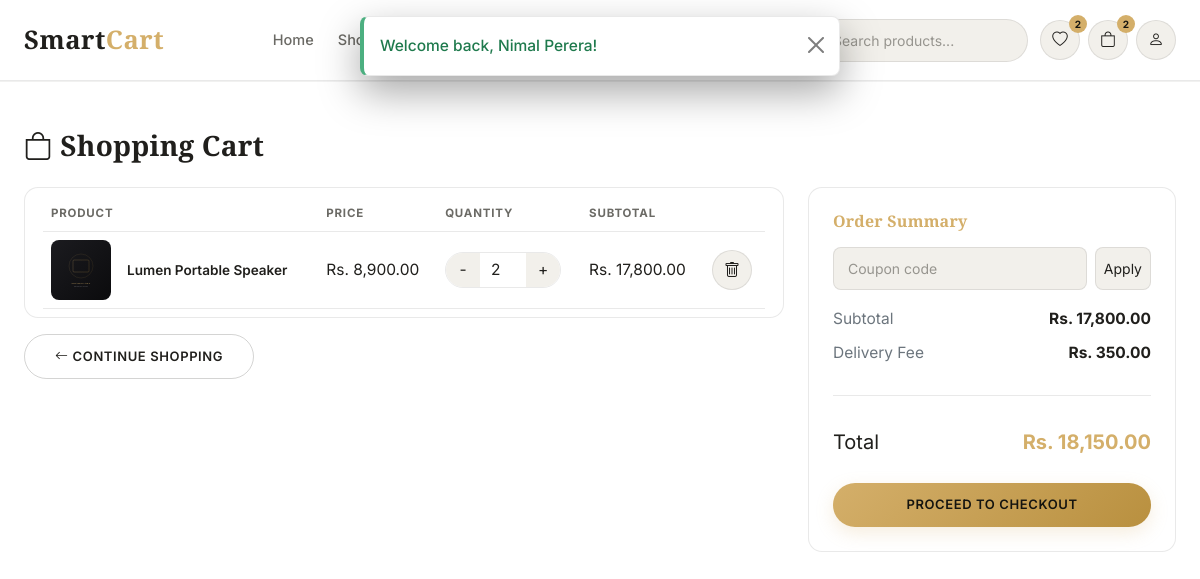
The page /customer/cart.php (signed in) on the database its author committed.
### tables this page shows
CREATE TABLE cart_items (
    cart_item_id INT AUTO_INCREMENT PRIMARY KEY,
    cart_id INT NOT NULL,
    product_id INT NOT NULL,
    quantity INT NOT NULL DEFAULT 1,
    added_at TIMESTAMP NOT NULL DEFAULT CURRENT_TIMESTAMP,
    UNIQUE KEY uniq_cart_product (cart_id, product_id),
    FOREIGN KEY (cart_id) REFERENCES cart(cart_id) ON DELETE CASCADE,
    FOREIGN KEY (product_id) REFERENCES products(product_id) ON DELETE CASCADE
);

CREATE TABLE products (
    product_id INT AUTO_INCREMENT PRIMARY KEY,
    category_id INT NOT NULL,
    brand_id INT DEFAULT NULL,
    product_name VARCHAR(150) NOT NULL,
    slug VARCHAR(180) NOT NULL UNIQUE,
    description TEXT,
    specifications TEXT,
    price DECIMAL(10,2) NOT NULL,
    discount_price DECIMAL(10,2) DEFAULT NULL,
    sku VARCHAR(60) DEFAULT NULL UNIQUE,
    is_featured TINYINT(1) NOT NULL DEFAULT 0,
    is_flash_sale TINYINT(1) NOT NULL DEFAULT 0,
    flash_sale_price DECIMAL(10,2) DEFAULT NULL,
    flash_sale_start DATETIME DEFAULT NULL,
    flash_sale_end DATETIME DEFAULT NULL,
    total_sold INT NOT NULL DEFAULT 0,
    avg_rating DECIMAL(3,2) NOT NULL DEFAULT 0,
    review_count INT NOT NULL DEFAULT 0,
    status ENUM('active','inactive') NOT NULL DEFAULT 'active',
    created_at TIMESTAMP NOT NULL DEFAULT CURRENT_TIMESTAMP,
    updated_at TIMESTAMP NOT NULL DEFAULT CURRENT_TIMESTAMP ON UPDATE CURRENT_TIMESTAMP,
    FOREIGN KEY (category_id) REFERENCES categories(category_id) ON DELETE RESTRICT,
    FOREIGN KEY (brand_id) REFERENCES brands(brand_id) ON DELETE SET NULL,
    INDEX idx_pname (product_name),
    INDEX idx_category (category_id),
    INDEX idx_brand (brand_id),
    INDEX idx_created (created_at),
    FULLTEXT INDEX ft_search (product_name, description)
);

CREATE TABLE product_images (
    image_id INT AUTO_INCREMENT PRIMARY KEY,
    product_id INT NOT NULL,
    image_path VARCHAR(255) NOT NULL,
    is_main TINYINT(1) NOT NULL DEFAULT 0,
    sort_order INT NOT NULL DEFAULT 0,
    created_at TIMESTAMP NOT NULL DEFAULT CURRENT_TIMESTAMP,
    FOREIGN KEY (product_id) REFERENCES products(product_id) ON DELETE CASCADE
);

### config/database.php (called while the page is built, shortened)
<?php
function db(): PDO
{
    static $pdo = null;
    if ($pdo === null) {
        $dsn = 'mysql:host=' . DB_HOST . ';dbname=' . DB_NAME . ';charset=' . DB_CHARSET;
        try {
            $pdo = new PDO($dsn, DB_USER, DB_PASS, [
                PDO::ATTR_ERRMODE            => PDO::ERRMODE_EXCEPTION,
                PDO::ATTR_DEFAULT_FETCH_MODE => PDO::FETCH_ASSOC,
                PDO::ATTR_EMULATE_PREPARES   => false,
            ]);
        } catch (PDOException $e) {
            error_log('Database connection failed: ' . $e->getMessage());
            http_response_code(500);
            die('<div style="font-family:sans-serif;padding:40px;text-align:center">
                    <h2>Service temporarily unavailable</h2>
                    <p>We could not connect to the database. Please check <code>config/database.php</code>
                    and make sure MySQL is running in XAMPP, then try again.</p>
                 </div>');
        }
    }
    return $pdo;
}

### includes/auth.php (called while the page is built, shortened)
<?php
require_once __DIR__ . '/functions.php';
function require_role(string ...$roles): void
{
    if (!has_role(...$roles)) {
        http_response_code(403);
        die('<div style="font-family:sans-serif;padding:60px;text-align:center;background:#111;color:#eee;min-height:100vh">
                <h1 style="color:#d4af6a">403 - Access Denied</h1>
                <p>You do not have permission to view this page.</p>
                <a href="' . BASE_URL . '" style="color:#d4af6a">Return home</a>
             </div>');
    }
}

### customer/cart.php (the view, shortened to what this page needs)
<?php
require_once __DIR__ . '/../includes/auth.php';
require_role('customer');
$user = current_user();
$totals = compute_cart_totals($user['user_id']);
require __DIR__ . '/../includes/header.php';
require __DIR__ . '/../includes/navbar.php';
?>
<div class="sc-container-fluid py-5">
  <h3 class="mb-4"><i class="bi bi-bag me-2"></i>Shopping Cart</h3>
  <?php if (empty($totals['items'])): ?>
    <div class="sc-card text-center py-5">
      <i class="bi bi-bag-x fs-1 text-gold mb-3 d-block"></i>
      <h5>Your cart is empty</h5>
      <p class="text-secondary">Looks like you haven't added anything yet.</p>
      <a href="<?= BASE_URL ?>products/shop.php" class="btn btn-sc-gold">Start Shopping</a>
    </div>
  <?php else: ?>
  <div class="row g-4">
    <div class="col-lg-8">
      <div class="sc-table-wrap">
        <table class="table align-middle mb-0">
          <thead class="sc-thead"><tr><th>Product</th><th>Price</th><th>Quantity</th><th>Subtotal</th><th></th></tr></thead>
          <tbody>
            <?php foreach ($totals['items'] as $item): ?>
              <tr class="js-cart-row" data-item-id="<?= $item['cart_item_id'] ?>">
                <td>
                  <div class="d-flex align-items-center gap-3">
                    <img src="<?= e(product_main_image($item['product_id'])) ?>" style="width:60px;height:60px;object-fit:cover;border-radius:8px">
                    <div>
                      <a href="<?= BASE_URL ?>products/product-details.php?slug=<?= e($item['slug']) ?>" class="small fw-semibold" style="color:var(--sc-white)"><?= e($item['product_name']) ?></a>
                    </div>
                  </div>
                </td>
                <td><?= money($item['unit_price']) ?></td>
                <td>
                  <div class="sc-quantity">
                    <button type="button" class="js-qty-step" data-dir="down">-</button>
                    <input type="number" class="js-cart-qty" data-item-id="<?= $item['cart_item_id'] ?>" value="<?= $item['quantity'] ?>" min="1" max="<?= (int)$item['stock_qty'] ?>">
                    <button type="button" class="js-qty-step" data-dir="up">+</button>
                  </div>
                </td>
                <td class="js-cart-subtotal" data-item-id="<?= $item['cart_item_id'] ?>"><?= money($item['line_total']) ?></td>
                <td><button class="btn btn-sc-icon js-cart-remove" data-item-id="<?= $item['cart_item_id'] ?>"><i class="bi bi-trash"></i></button></td>
              </tr>
            <?php endforeach; ?>
          </tbody>
        </table>
      </div>
      <a href="<?= BASE_URL ?>products/shop.php" class="btn btn-sc-outline mt-3"><i class="bi bi-arrow-left me-1"></i>Continue Shopping</a>
    </div>
    <div class="col-lg-4">
      <div class="sc-card">
        <h6 class="text-gold mb-3">Order Summary</h6>
        <form class="js-coupon-form d-flex gap-2 mb-2">
          <input type="text" name="coupon_code" class="form-control form-control-sm" placeholder="Coupon code" value="<?= e($totals['coupon']['coupon_code'] ?? '') ?>">
          <button class="btn btn-sc-dark btn-sm" type="submit">Apply</button>
        </form>
        <div class="js-order-summary"><?= render_cart_summary_html($totals) ?></div>
        <a href="<?= BASE_URL ?>customer/checkout.php" class="btn btn-sc-gold w-100 mt-4">Proceed to Checkout</a>
      </div>
    </div>
  </div>
  <?php endif; ?>
</div>
<?php require __DIR__ . '/../includes/dash-footer.php'; ?>

### assets/css/style.css (style rules this page uses)
:root { --sc-black: #0b0b0d; --sc-charcoal: #121214; --sc-charcoal-2: #17171a; --sc-charcoal-3: #1e1e22; --sc-border: rgba(255, 255, 255, 0.08); --sc-white: #f7f6f3; --sc-gray: #a8a8ad; --sc-gray-dim: #77777d; --sc-gold: #d4af6a; --sc-gold-soft: #e8cd9a; --sc-gold-deep: #b9903f; --sc-success: #4caf80; --sc-danger: #e0665f; --sc-warning: #e0b25f; --sc-info: #6fa8dc; --sc-radius: 14px; --sc-radius-sm: 8px; --sc-shadow: 0 10px 30px rgba(0, 0, 0, 0.35); --sc-transition: all .28s cubic-bezier(.4,0,.2,1); --sc-font-heading: 'Playfair Display', Georgia, serif; --sc-font-body: 'Inter', -apple-system, BlinkMacSystemFont, 'Segoe UI', sans-serif; }
body.sc-theme-light { --sc-black: #ffffff; --sc-charcoal: #faf9f6; --sc-charcoal-2: #ffffff; --sc-charcoal-3: #f2f0eb; --sc-border: rgba(20, 20, 15, 0.09); --sc-white: #201f1c; --sc-gray: #6b6a65; --sc-gray-dim: #97958f; --sc-shadow: 0 10px 30px rgba(20, 20, 15, 0.08); }
body.sc-theme-light .btn-sc-outline { border-color: rgba(20,20,15,.18); }
* { box-sizing: border-box; }
body { background: var(--sc-black); color: var(--sc-white); font-family: var(--sc-font-body); font-size: 15.5px; line-height: 1.65; -webkit-font-smoothing: antialiased; animation: scPageFadeIn .18s ease both; }
h1, h2, h3, h4, h5, h6, .sc-heading { font-family: var(--sc-font-heading); font-weight: 700; letter-spacing: .2px; color: var(--sc-white); }
a { color: var(--sc-gold); text-decoration: none; transition: var(--sc-transition); }
.sc-container-fluid { max-width: 1360px; margin: 0 auto; padding: 0 24px; }
.btn-sc-gold { background: linear-gradient(135deg, var(--sc-gold) 0%, var(--sc-gold-deep) 100%); color: #14140f; border: none; font-weight: 600; letter-spacing: .6px; text-transform: uppercase; font-size: 13px; padding: 12px 30px; border-radius: 40px; transition: var(--sc-transition); box-shadow: 0 6px 18px rgba(212,175,106,.22); }
.btn-sc-outline { background: transparent; border: 1px solid rgba(255,255,255,.35); color: var(--sc-white); font-weight: 600; letter-spacing: .6px; text-transform: uppercase; font-size: 13px; padding: 12px 30px; border-radius: 40px; transition: var(--sc-transition); }
.btn-sc-dark { background: var(--sc-charcoal-3); border: 1px solid var(--sc-border); color: var(--sc-white); border-radius: var(--sc-radius-sm); transition: var(--sc-transition); }
.btn-sc-icon { width: 40px; height: 40px; border-radius: 50%; display: inline-flex; align-items: center; justify-content: center; background: var(--sc-charcoal-3); border: 1px solid var(--sc-border); color: var(--sc-white); transition: var(--sc-transition); }
.sc-card { background: var(--sc-charcoal-2); border: 1px solid var(--sc-border); border-radius: var(--sc-radius); padding: 24px; }
.form-control, .form-select { background: var(--sc-charcoal-3); border: 1px solid var(--sc-border); color: var(--sc-white); border-radius: var(--sc-radius-sm); padding: 10px 14px; }
.form-control::placeholder { color: var(--sc-gray-dim); }
.table { color: var(--sc-white); }
.table > :not(caption) > * > * { background: transparent; border-bottom-color: var(--sc-border); color: var(--sc-white); }
.sc-table-wrap { background: var(--sc-charcoal-2); border: 1px solid var(--sc-border); border-radius: var(--sc-radius); padding: 8px 18px; }
thead.sc-thead th { color: var(--sc-gray); text-transform: uppercase; font-size: 11.5px; letter-spacing: .8px; border-bottom-color: var(--sc-border) !important; }
.text-gold { color: var(--sc-gold) !important; }
.sc-quantity { display: inline-flex; align-items: center; border: 1px solid var(--sc-border); border-radius: 40px; overflow: hidden; }
.sc-quantity button { width: 34px; height: 34px; background: var(--sc-charcoal-3); border: none; color: var(--sc-white); }
.sc-quantity input { width: 46px; text-align: center; background: transparent; border: none; color: var(--sc-white); }

### rows shown on the page
cart_items: product.image_path (placeholder picture), product.product_name "Lumen Portable Speaker", unit_price "Rs. 8,900.00", quantity "2", line_total "Rs. 17,800.00"

### other values the page prints
$f['message'] "Welcome back, Nimal Perera!"
$wishCnt "2"
$cartCnt "2"
money($totals['subtotal']) "Rs. 17,800.00"
money($totals['delivery_fee']) "Rs. 350.00"
money($totals['total']) "Rs. 18,150.00"
